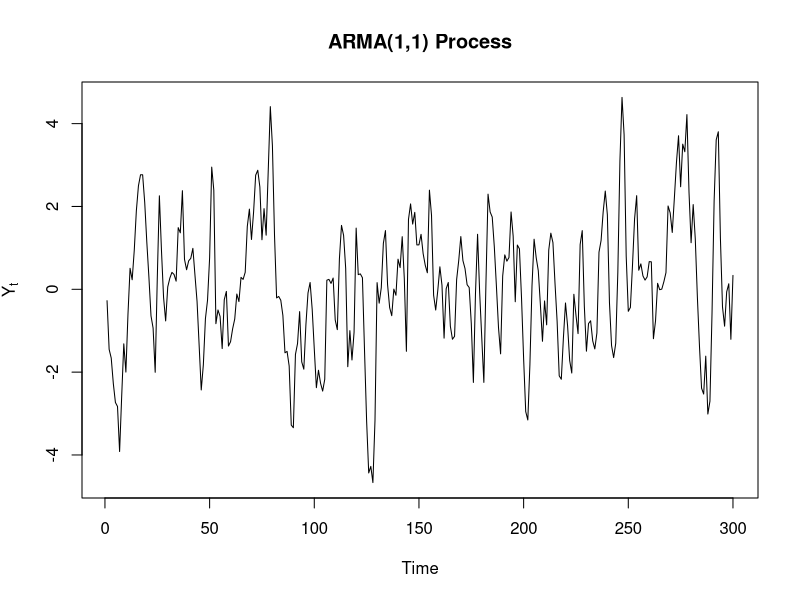
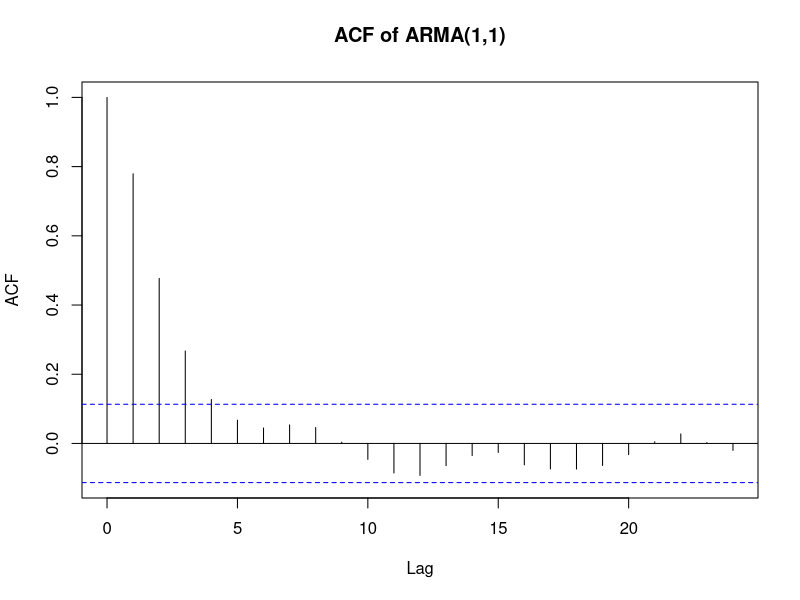
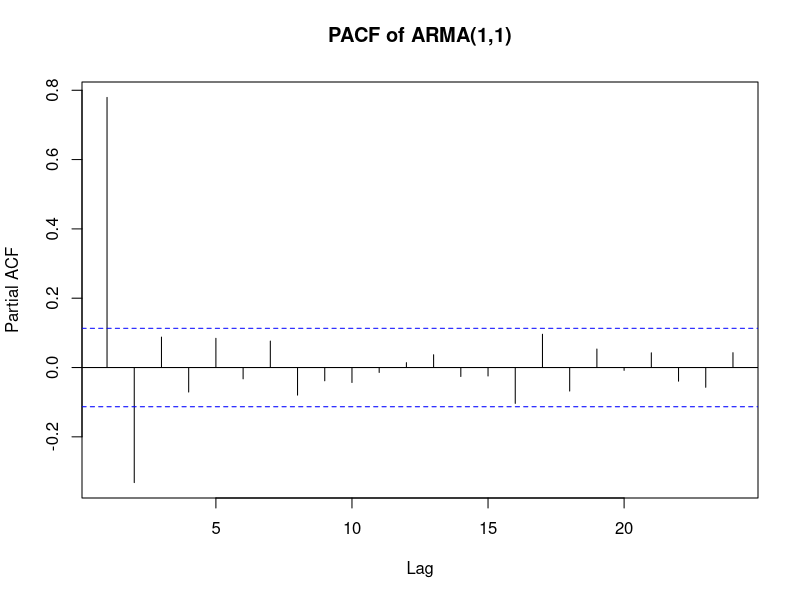
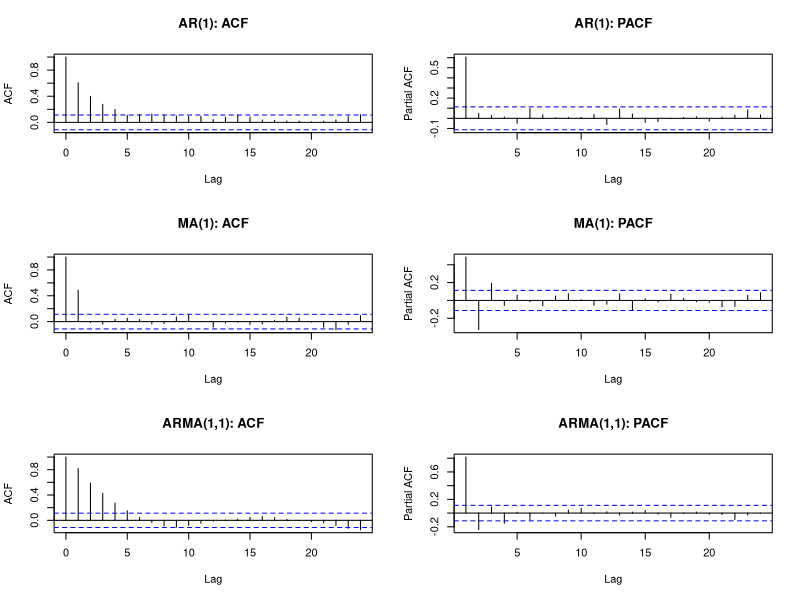
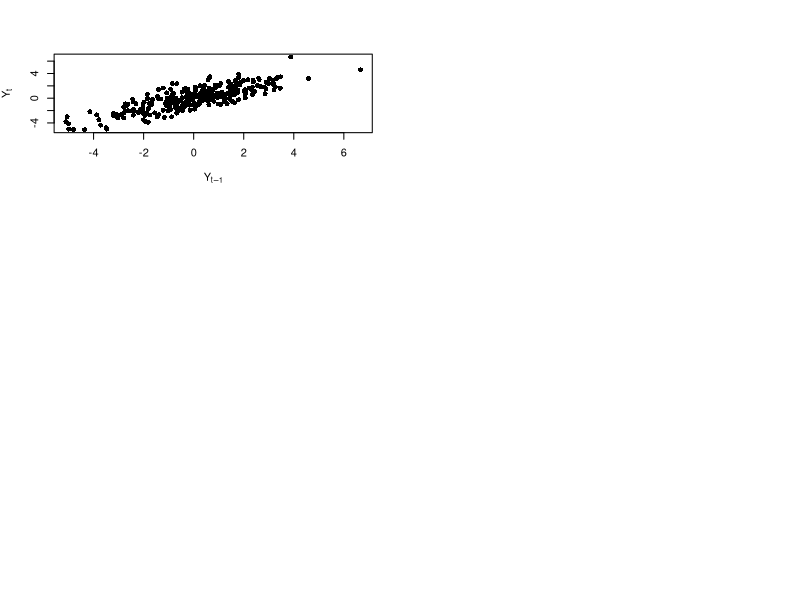

Here is the R script that generated these plots, in order:
## ---- chunk 1
set.seed(123)

arma11 <- arima.sim(
  model=list(ar=.7, ma=.4),
  n=300
)

plot.ts(
  arma11,
  main="ARMA(1,1) Process",
  ylab=expression(Y[t])
)
## ---- chunk 2
acf(
  arma11,
  main="ACF of ARMA(1,1)"
)
## ---- chunk 3
pacf(
  arma11,
  main="PACF of ARMA(1,1)"
)
## ---- chunk 4
par(mfrow=c(3,2))

ar1 <- arima.sim(
  model=list(ar=.7),
  n=300
)

acf(ar1, main="AR(1): ACF")
pacf(ar1, main="AR(1): PACF")

ma1 <- arima.sim(
  model=list(ma=.7),
  n=300
)

acf(ma1, main="MA(1): ACF")
pacf(ma1, main="MA(1): PACF")

arma11 <- arima.sim(
  model=list(ar=.7, ma=.4),
  n=300
)

acf(arma11, main="ARMA(1,1): ACF")
pacf(arma11, main="ARMA(1,1): PACF")
## ---- chunk 5
plot(
  x = arma11[-length(arma11)],
  y = arma11[-1],
  xlab = expression(Y[t-1]),
  ylab = expression(Y[t]),
  pch = 16
)
## ---- chunk 6
fit <- arima(
  arma11,
  order=c(1,0,1)
)

fit
## ---- chunk 7
fit1 <- arima(arma11, order=c(1,0,0))
fit2 <- arima(arma11, order=c(0,0,1))
fit3 <- arima(arma11, order=c(1,0,1))

AIC(fit1, fit2, fit3)
## ---- chunk 8
library(forecast)

fit <- Arima(
  arma11,
  order=c(1,0,1)
)

forecast(fit, h=10)
